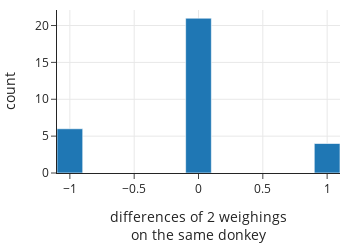

This figure's notebook cell:
### Markdown cell above
Let's start by comparing the two weight measurements made on the subset of donkeys to check on the consistency of the scale. Below is a histogram of the difference between these two measurements for the 31 donkeys that were weighed twice.

### Code cell
donkeys['difference'] = donkeys['WeightAlt'] - donkeys['Weight']

px.histogram(donkeys, x='difference', nbins=15,
   labels=dict(difference='differences of 2 weighings<br>on the same donkey'),
             width=350, height=250)

### Figure 1 — Plotly figure (JSON) as saved in the notebook; plotly's stock layout.template omitted (floating-point values rounded to 4 significant figures; data arrays with more than 128 entries replaced by an {"elided": "..."} marker saying what was removed)
{"data": [{"alignmentgroup": "True", "bingroup": "x", "hovertemplate": "differences of 2 weighings<br>on the same donkey=%{x}<br>count=%{y}<extra></extra>", "legendgroup": "", "marker": {"color": "#1F77B4", "pattern": {"shape": ""}}, "name": "", "nbinsx": 15, "offsetgroup": "", "orientation": "v", "showlegend": false, "type": "histogram", "x": {"elided": "544 int values"}, "xaxis": "x", "yaxis": "y"}], "layout": {"barmode": "relative", "height": 250, "legend": {"tracegroupgap": 0}, "width": 350, "xaxis": {"anchor": "y", "autorange": true, "domain": [0, 1], "range": [-1.1, 1.1], "title": {"text": "differences of 2 weighings<br>on the same donkey"}, "type": "linear"}, "yaxis": {"anchor": "x", "autorange": true, "domain": [0, 1], "range": [0, 22.11], "title": {"text": "count"}}}}
